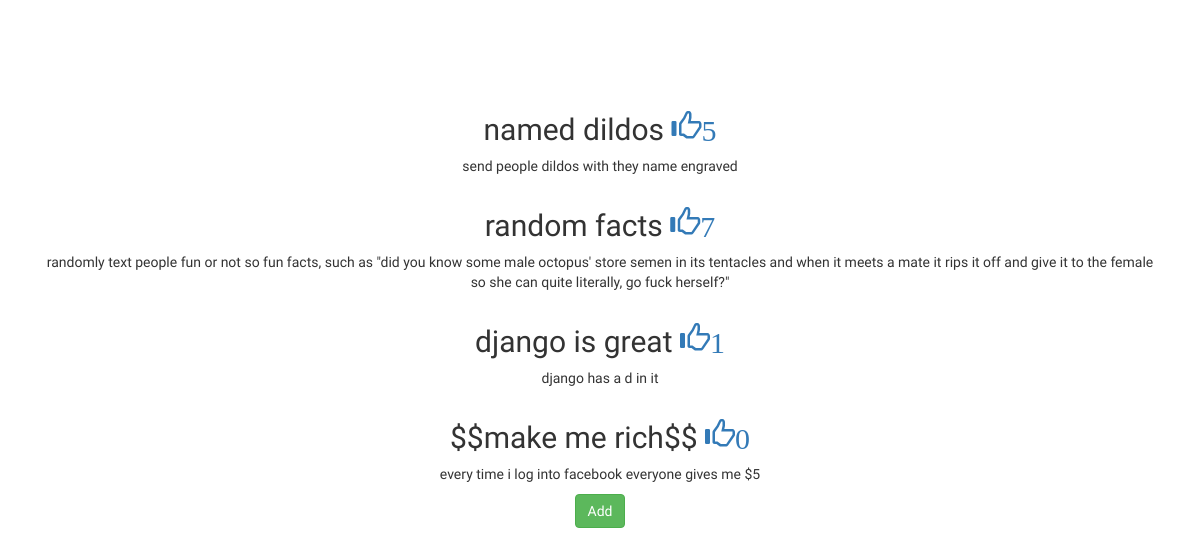
Before: /vote/ with the older database file.
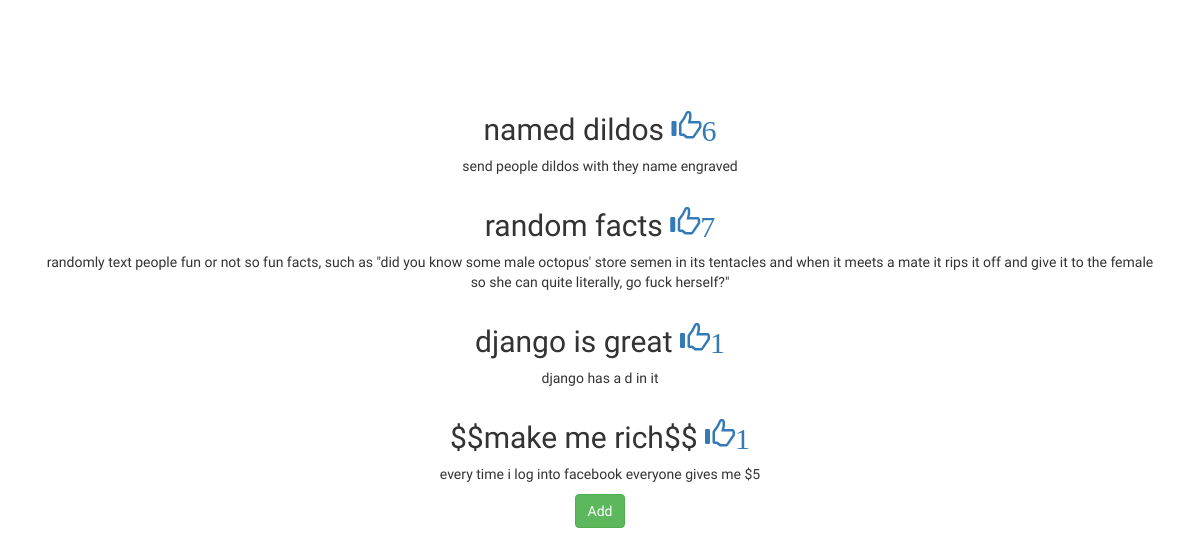
After: the same page with the newer database file.
### troll/models.py (models this page shows, shortened)
class Idea(models.Model):
    session = models.ForeignKey(Session, on_delete=models.CASCADE)
    name = models.CharField(max_length=40)
    description = models.TextField()
    email = models.EmailField(null=True, blank=True)
    valid = models.BooleanField(default=False)
    likes = models.IntegerField(default=0)

### troll/views.py (the view)
# urls.py: url(r'^vote/$', views.vote, name='vote'),
def vote(request):
    context = {}
    if not request.session.get('has_session'):
        request.session['has_session'] = True
    if request.method == 'POST':
        idea_id = request.POST['idea_id']
        form = LikeForm(request.session.session_key, idea_id, request.POST)
        if form.is_valid():
            form.save()
            return JsonResponse({})
    context['ideas_tuple'] = []
    ideas = Idea.objects.filter(valid=True)
    for idea in ideas:
        session, is_new = Session.objects.get_or_create(key=request.session.session_key)
        likes = Like.objects.filter(idea=idea, session=session)
        if not is_new and len(likes) == 1 and likes[0].liked:
            already_liked = True
        else:
            already_liked = False
        context['ideas_tuple'].append((idea, already_liked))
    likeform = LikeForm(sessionkey=request.session.session_key)
    context['likeform'] = likeform
    return render(request, 'vote.html', context)

### frontend/templates/vote.html (shortened to what this page needs)
{% extends 'base.html' %}
{% load staticfiles %}
{% block body-class %}
    class="index"
{% endblock %}
{% block content %}
    <section id="idea-section">
        <div class="container">
            <div class="row">
                {% for idea, already_liked in ideas_tuple %}
                    <div class="idea container-fluid text-center">
                        <div class="col-sm-12">
                            <h2>
                                {{ idea.name }}
                                <a id="like-btn-{{ idea.id }}" href="#"
                                   class="like-btn {% if already_liked %}liked{% endif %}">
                                    <span id="like-btn-{{ idea.id }}-span"
                                          class="glyphicon glyphicon-thumbs-up">{{ idea.likes }}</span>
                                </a>
                            </h2>
                        </div>
                        <div class="col-sm-12">
                            <p>{{ idea.description }}</p>
                        </div>
                    </div>
                {% endfor %}
                <div class="container-fluid text-center">
                    <a id="add-idea-btn" href="{% url 'troll:add' %}" class="btn btn-success">Add</a>
                </div>
            </div>
        </div>
    </section>
{% endblock %}

### frontend/templates/base.html (shortened to what this page needs)
<html lang="en">
<head>
    {% include 'css.html' %}
</head>
<body {% block body-class %}{% endblock %}>
{% block content %}{% endblock %}
</body>
</html>

### frontend/templates/css.html (shortened to what this page needs)
{% load staticfiles %}
<link rel="stylesheet" href="https://maxcdn.bootstrapcdn.com/bootstrap/3.3.6/css/bootstrap.min.css"
>
<link rel="stylesheet" href="https://maxcdn.bootstrapcdn.com/font-awesome/4.5.0/css/font-awesome.min.css">
<link rel="stylesheet"
      href="https://cdnjs.cloudflare.com/ajax/libs/bootstrap-select/1.9.4/css/bootstrap-select.min.css">
<link rel="stylesheet" type="text/css" href="{% static 'css/styles.css' %}">

### frontend/templates/js.html (shortened to what this page needs)
{% load staticfiles %}

### frontend/static/css/styles.css (style rules this page uses)
body { font-family: "Kadwa", serif; }
@media (min-width: 767px) { section { margin-top: 90px; } }

Changed rows visible on the page:
changed Idea "named dildos": likes "5" → "6"
changed Idea "$$make me rich$$": likes "0" → "1"
